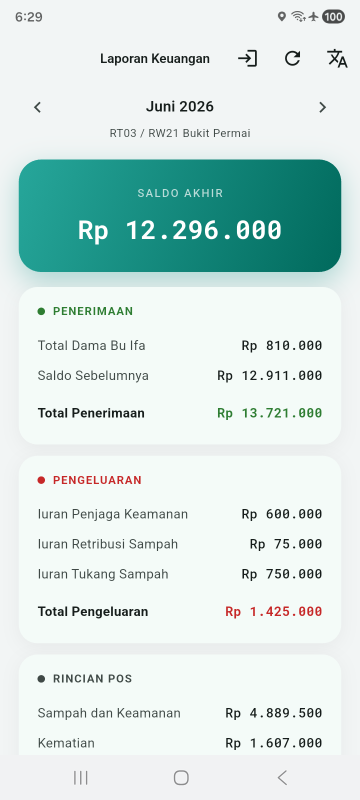
#> input picture screenshots/raw_id_top.png, 720 x 1600 px (shown at 1/2 size)
$ python make_playstore_shots.py
#> lines starting #> are read from the running program, lines starting #| are printed output that depends on the picture; after the words box and inside, x2 and y2 are one past the last pixel; in counts of white or black regions, pixels touching at a corner belong together
"""Compose Play Store marketing screenshots (1080x1920, 9:16) from raw device captures.

Crops the cluttered system status/nav bars off each raw screenshot, rounds the
corners, drops a soft shadow, and places it on a brand-teal gradient canvas with
an Indonesian headline + subtitle. Output is Play-Store-ready PNGs.
"""
import os
from PIL import Image, ImageDraw, ImageFont, ImageFilter

ROOT = os.path.dirname(os.path.dirname(os.path.abspath(__file__)))
RAW = os.path.join(ROOT, "screenshots")
OUT = os.path.join(ROOT, "screenshots", "playstore")
os.makedirs(OUT, exist_ok=True)

W, H = 1080, 1920
# Brand teal gradient (matches the in-app saldo hero: #26A69A -> #00695C)
TOP = (0x23, 0xA1, 0x93)
BOT = (0x00, 0x4D, 0x43)

FONT_DIR = "C:/Windows/Fonts"
F_BOLD = os.path.join(FONT_DIR, "segoeuib.ttf")
F_REG = os.path.join(FONT_DIR, "segoeui.ttf")

# Raw device captures are 720x1600. Trim the OS status bar (top) and the
# gesture/nav bar (bottom) so only the app's own UI shows.
CROP_TOP = 70
CROP_BOT = 96

SHOTS = [
    ("raw_id_top.png", "Laporan Keuangan RT", "Pantau saldo kas warga setiap bulan"),
    ("raw_id_rincian.png", "Pemasukan & Pengeluaran", "Tercatat rinci, jelas, dan transparan"),
    ("raw_en_top.png", "Riwayat Tiap Bulan", "Geser untuk melihat laporan bulan lain"),
    ("raw_en.png", "Dwibahasa", "Tersedia dalam Bahasa Indonesia & English"),
    ("raw_en_rincian.png", "Rincian Per Pos", "Lihat alokasi tiap kategori anggaran"),
]


def gradient(w, h, top, bot):
#> called with w = 1080, h = 1920, top = (35, 161, 147), bot = (0, 77, 67)
    base = Image.new("RGB", (w, h), top)
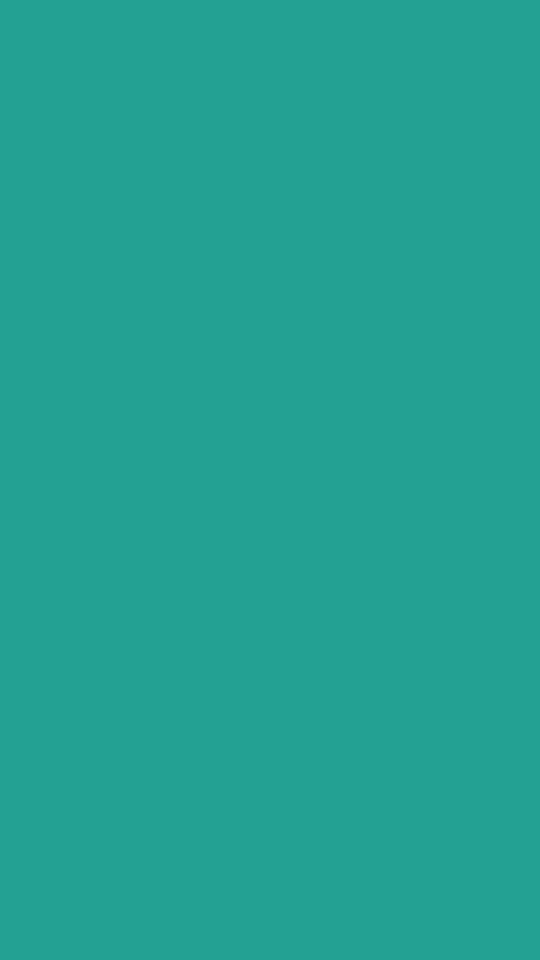
#> base: PIL image 1080x1920 RGB (shown at 1/2 size); mean R, G, B 35, 161, 147
    draw = ImageDraw.Draw(base)
    for y in range(h):
        t = y / (h - 1)
        r = int(top[0] + (bot[0] - top[0]) * t)
        g = int(top[1] + (bot[1] - top[1]) * t)
        b = int(top[2] + (bot[2] - top[2]) * t)
        draw.line([(0, y), (w, y)], fill=(r, g, b))
    return base


def rounded(img, radius):
    """Return img (RGBA) with rounded corners."""
    img = img.convert("RGBA")
    mask = Image.new("L", img.size, 0)
    ImageDraw.Draw(mask).rounded_rectangle([0, 0, img.size[0], img.size[1]], radius, fill=255)
    img.putalpha(mask)
    return img


def wrap(draw, text, font, max_w):
    words = text.split()
    lines, cur = [], ""
    for word in words:
        trial = (cur + " " + word).strip()
        if draw.textlength(trial, font=font) <= max_w:
            cur = trial
        else:
            if cur:
                lines.append(cur)
            cur = word
    if cur:
        lines.append(cur)
    return lines


def compose(raw_name, headline, subtitle, out_name):
    canvas = gradient(W, H, TOP, BOT)
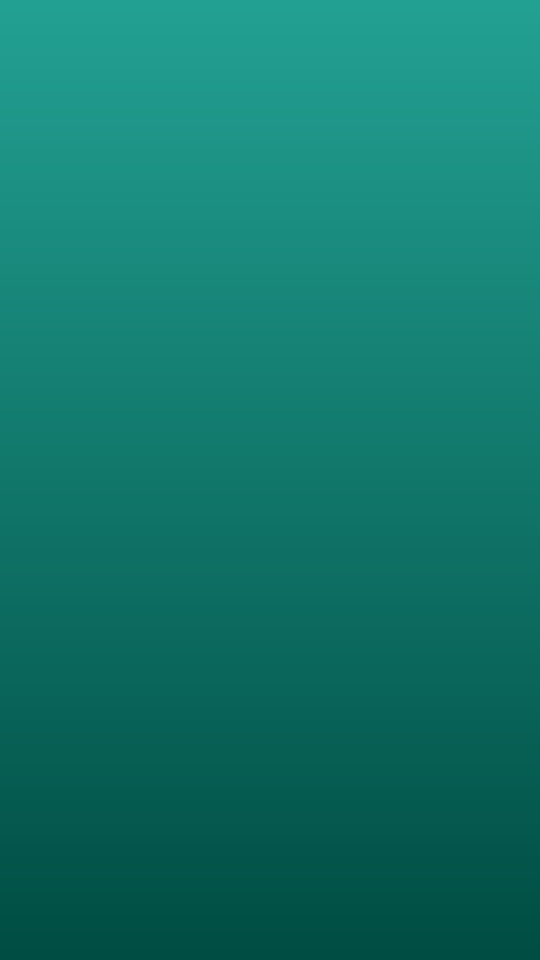
#> canvas: PIL image 1080x1920 RGB (shown at 1/2 size); mean R, G, B 17, 118.5, 106.5
    draw = ImageDraw.Draw(canvas)

    # --- Headline + subtitle ---
    f_head = ImageFont.truetype(F_BOLD, 64)
    f_sub = ImageFont.truetype(F_REG, 36)
    margin = 80
    y = 110
    for line in wrap(draw, headline, f_head, W - 2 * margin):
#> in wrap, `words = text.split()`: words = ['Laporan', 'Keuangan', 'RT']
#> in wrap, `lines, cur = [], ""`: cur = ''
        draw.text((margin, y), line, font=f_head, fill=(255, 255, 255))
        y += 78
#> this loop made 1 pass
#> after the loop, y = 188
    y += 6
#> y = 194
    for line in wrap(draw, subtitle, f_sub, W - 2 * margin):
        draw.text((margin, y), line, font=f_sub, fill=(255, 255, 255, 230))
        y += 48
#> this loop made 1 pass
#> (line, y) on pass 1: ('Pantau saldo kas warga setiap bulan', 242)
#> after the loop, y = 242

    # --- Phone screenshot ---
    raw = Image.open(os.path.join(RAW, raw_name)).convert("RGB")
    rw, rh = raw.size
#> rw = 720; rh = 1600
    raw = raw.crop((0, CROP_TOP, rw, rh - CROP_BOT))
#> raw: PIL image 720x1434 RGB

    target_w = 760
    scale = target_w / raw.size[0]
#> scale = 1.06
    target_h = int(raw.size[1] * scale)
#> target_h = 1513
    raw = raw.resize((target_w, target_h), Image.LANCZOS)
#> raw: PIL image 760x1513 RGB
    card = rounded(raw, 44)
#> in rounded, `mask = Image.new("L", img.size, 0)`: mask: PIL image 760x1513 L; every value is 0
#> in rounded, `ImageDraw.Draw(mask).rounded_rectangle([0, 0, img.size[0], img.size[1]..`:
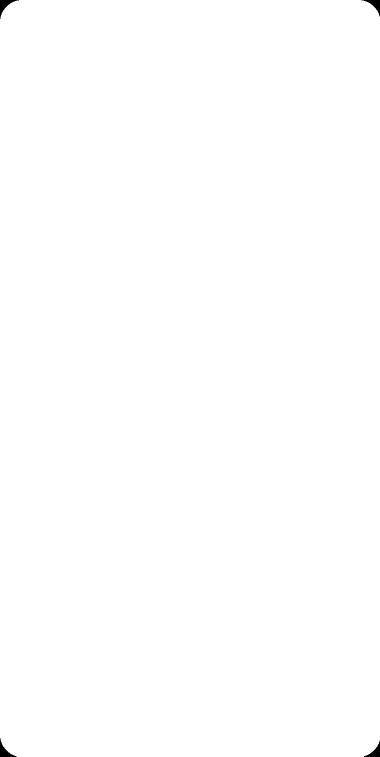
#> mask: PIL image 760x1513 L (shown at 1/2 size); 99.9% white; 4 black regions, box (x1, y1, x2, y2) and area: (0, 0, 38, 38) 427, (723, 0, 760, 33) 389, (0, 1476, 33, 1513) 389, (728, 1481, 760, 1513) 352

    px = (W - target_w) // 2
    py = 470
    # bleed off the bottom edge if too tall
    if py + target_h > H - 30:
        card = card.crop((0, 0, target_w, H - 30 - py))
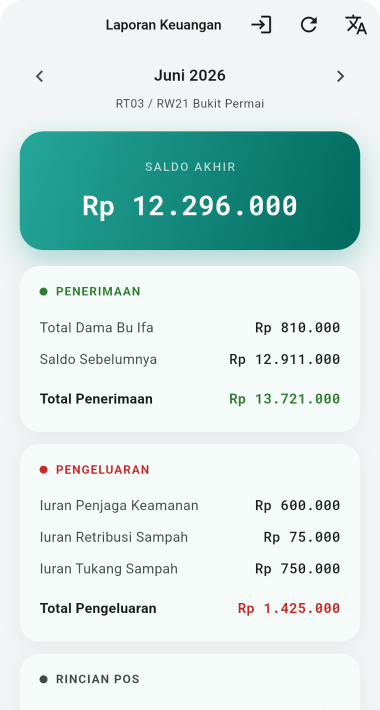
#> card: PIL image 760x1420 RGBA (shown at 1/2 size); mean R, G, B, A 204.8, 226.5, 222.9, 254.8; transparent parts drawn white

    # soft drop shadow
    shadow = Image.new("RGBA", canvas.size, (0, 0, 0, 0))
#> shadow: PIL image 1080x1920 RGBA; every value is 0
    sd = ImageDraw.Draw(shadow)
    sd.rounded_rectangle([px, py + 18, px + target_w, py + card.size[1] + 18], 44, fill=(0, 0, 0, 110))
    shadow = shadow.filter(ImageFilter.GaussianBlur(26))
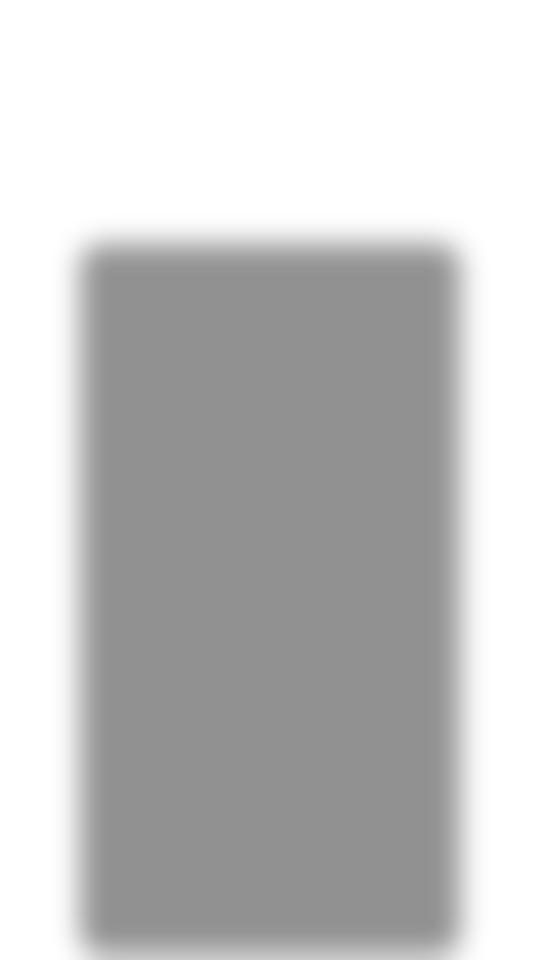
#> shadow: PIL image 1080x1920 RGBA (shown at 1/2 size); mean R, G, B, A 0, 0, 0, 57.1; transparent parts drawn white
    canvas = canvas.convert("RGBA")
#> canvas: PIL image 1080x1920 RGBA
    canvas.alpha_composite(shadow)
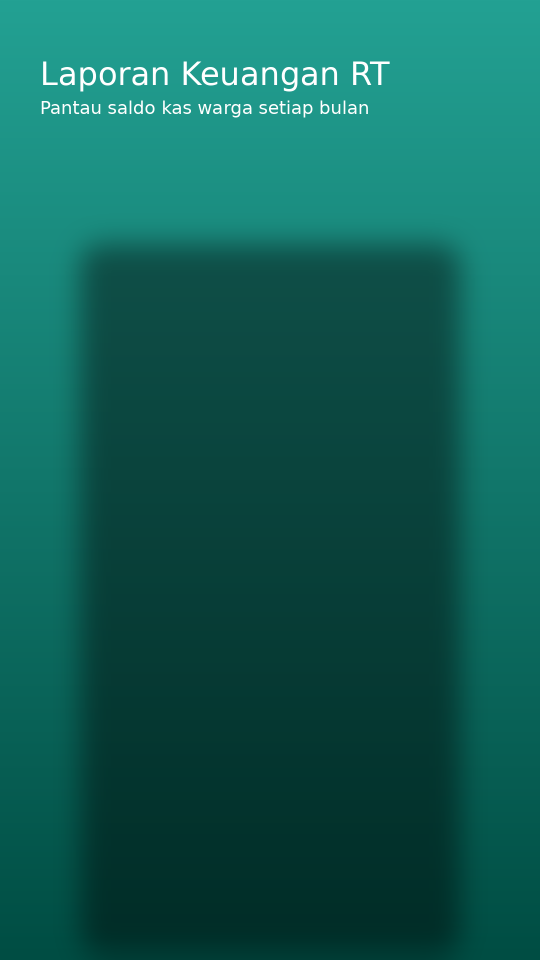
#> canvas: PIL image 1080x1920 RGBA (shown at 1/2 size); mean R, G, B, A 15.7, 95, 85.6, 255
    canvas.alpha_composite(card, (px, py))
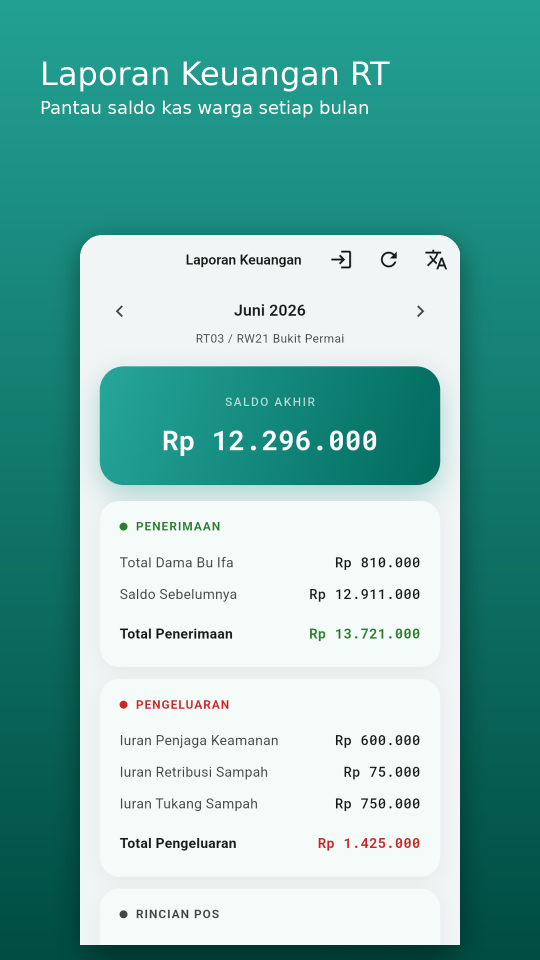
#> canvas: PIL image 1080x1920 RGBA (shown at 1/2 size); mean R, G, B, A 118.2, 179.4, 171.7, 255

    canvas.convert("RGB").save(os.path.join(OUT, out_name), "PNG")
    print("wrote", out_name)


for i, (raw_name, head, sub) in enumerate(SHOTS, 1):
    compose(raw_name, head, sub, f"{i:02d}_{raw_name.replace('raw_', '').replace('.png','')}.png")
#> pass 2 of the loop `for i, (raw_name, head, sub) in enumerate(SHOTS, 1):`:
#> the loop in compose (call 2), `for line in wrap(draw, headline, f_head, W - 2 * margin):` made 1 pass
#> after the loop in compose (call 2), `for line in wrap(draw, headline, f_head, W - 2 * margin):`: y = 188
#> in compose (call 2), `y += 6`: y = 194
#> the loop in compose (call 2), `for line in wrap(draw, subtitle, f_sub, W - 2 * margin):` made 1 pass
#> after the loop in compose (call 2), `for line in wrap(draw, subtitle, f_sub, W - 2 * margin):`: y = 242
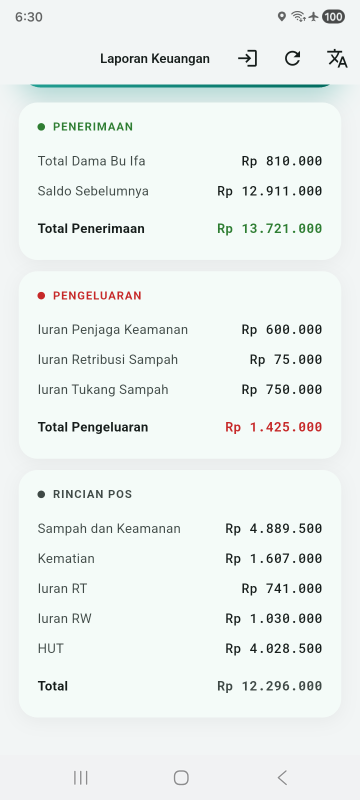
#> input picture screenshots/raw_id_rincian.png, 720 x 1600 px (shown at 1/2 size)
#> in compose (call 2), `card = card.crop((0, 0, target_w, H - 30 - py))`:
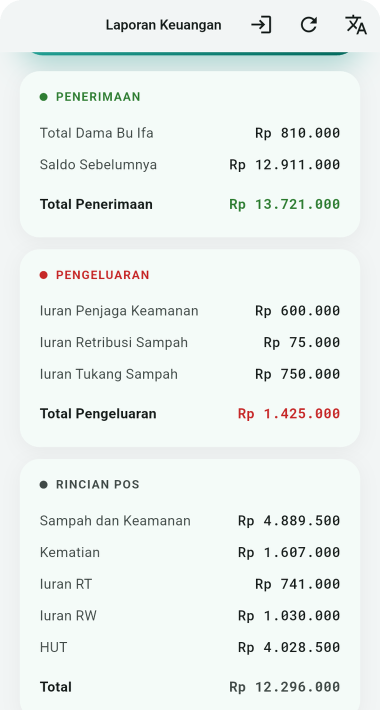
#> card: PIL image 760x1420 RGBA (shown at 1/2 size); mean R, G, B, A 234.8, 241.4, 238.9, 254.8; transparent parts drawn white
#> in compose (call 2), `canvas.alpha_composite(card, (px, py))`:
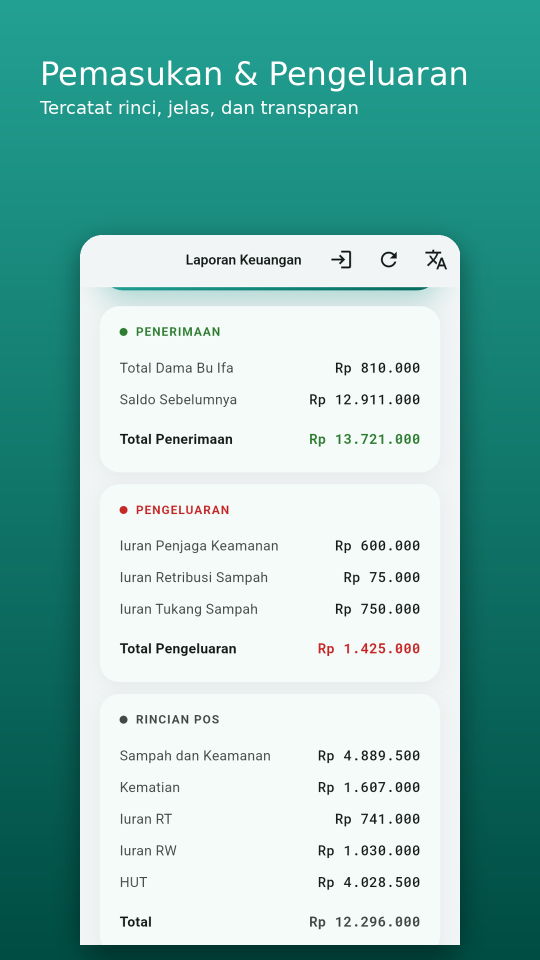
#> canvas: PIL image 1080x1920 RGBA (shown at 1/2 size); mean R, G, B, A 134, 187.3, 180.1, 255
#> pass 3 of the loop `for i, (raw_name, head, sub) in enumerate(SHOTS, 1):`:
#> the loop in compose (call 3), `for line in wrap(draw, headline, f_head, W - 2 * margin):` made 1 pass
#> after the loop in compose (call 3), `for line in wrap(draw, headline, f_head, W - 2 * margin):`: y = 188
#> in compose (call 3), `y += 6`: y = 194
#> the loop in compose (call 3), `for line in wrap(draw, subtitle, f_sub, W - 2 * margin):` made 1 pass
#> after the loop in compose (call 3), `for line in wrap(draw, subtitle, f_sub, W - 2 * margin):`: y = 242
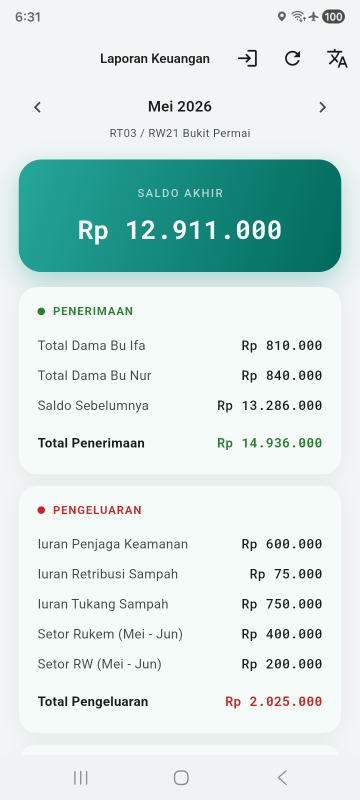
#> input picture screenshots/raw_en_top.png, 720 x 1600 px (shown at 1/2 size)
#> in compose (call 3), `card = card.crop((0, 0, target_w, H - 30 - py))`:
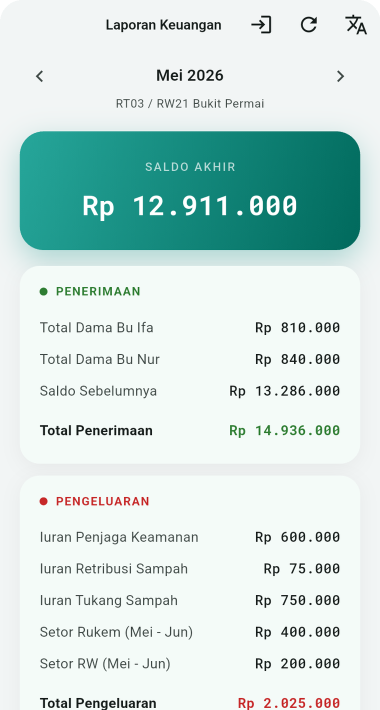
#> card: PIL image 760x1420 RGBA (shown at 1/2 size); mean R, G, B, A 203.7, 225.4, 221.8, 254.8; transparent parts drawn white
#> in compose (call 3), `canvas.alpha_composite(card, (px, py))`:
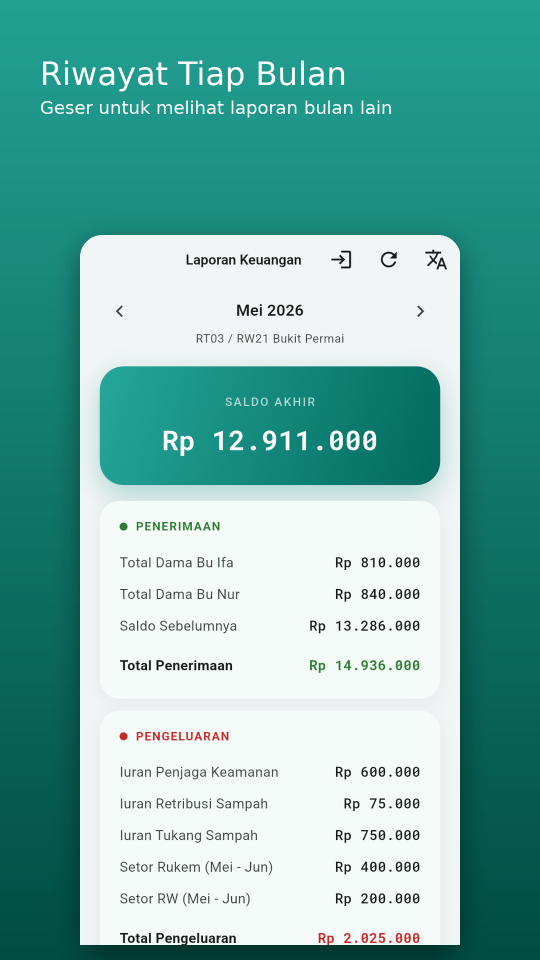
#> canvas: PIL image 1080x1920 RGBA (shown at 1/2 size); mean R, G, B, A 117.5, 178.8, 171.1, 255
#> the loop made 5 passes; the first 3 are shown

print("done ->", OUT)
